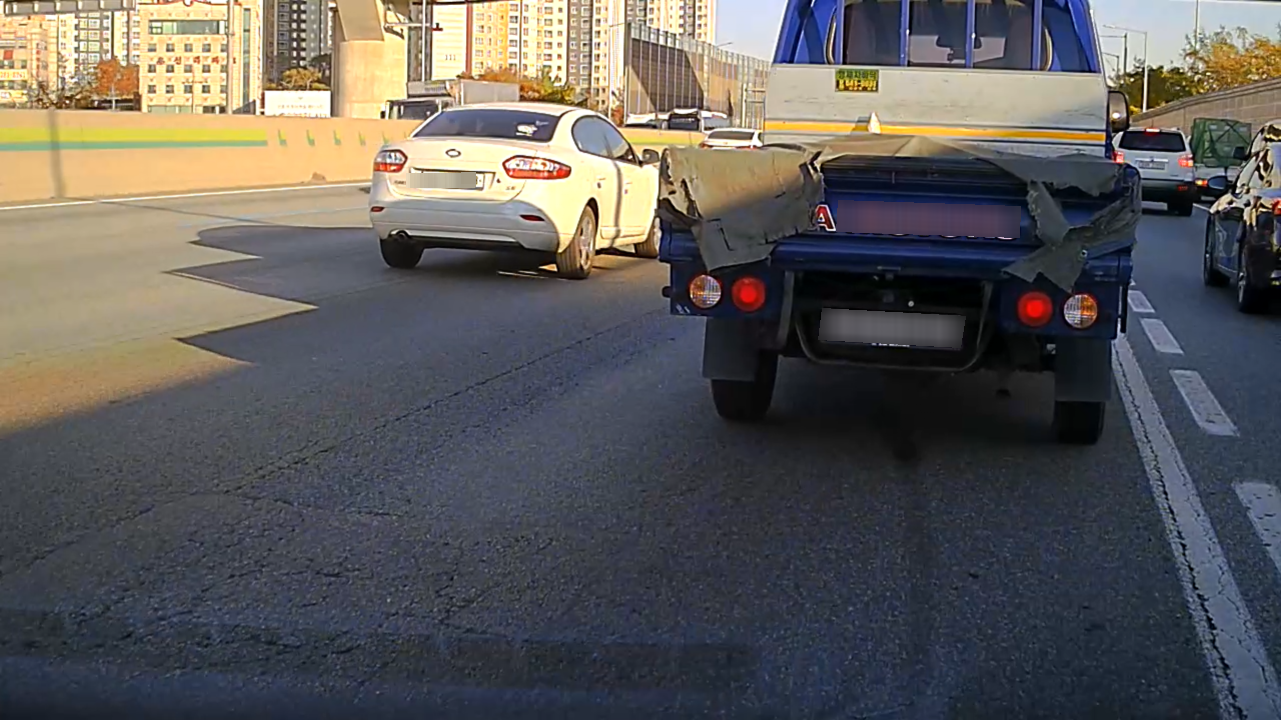
#> input picture data/imges/normal/V2F_HY_4450_20201104_082903_E_CH1_Seoul_Sun_Highway_Sunrise_08861.png, 1281 x 720 px; its folder holds only this picture in this run
$ python create_demo_video.py
#> lines starting #> are read from the running program, lines starting #| are printed output that depends on the picture
"""
현실적인 블랙박스 영상 생성 (2분 데모)

주행 시나리오:
- 빠른 정상 구간 (40초)
- 느린 정상 구간 (30초)
- 느린 포트홀 구간 (40초)
- 빠른 복귀 구간 (10초)

사용법:
    python create_demo_video.py
"""

import cv2
import numpy as np
from pathlib import Path
import random

# ============================================================================
# 설정
# ============================================================================

# 이미지 폴더 경로
BASE_DIR = Path(r"C:\Users\Dell3571\Desktop\PROJECTS\pothole-pipeline\sample_maker\data\images")

# 출력 영상 설정
OUTPUT_PATH = r"C:\Users\Dell3571\Desktop\PROJECTS\pothole-pipeline\sample_maker\demo_video.mp4"
FPS = 30
WIDTH = 1280
HEIGHT = 720

# 클래스별 색상 (BGR)
CLASS_COLORS = {
    'normal': (0, 255, 0),              # 초록 - 확실한 정상
    'uncertain_normal': (0, 255, 255),  # 노랑 - 애매 정상
    'uncertain_pothole': (0, 165, 255), # 주황 - 애매 포트홀
    'pothole': (0, 0, 255)              # 빨강 - 확실한 포트홀
}

CLASS_LABELS = {
    'normal': 'Normal (Confident)',
    'uncertain_normal': 'Normal (Uncertain)',
    'uncertain_pothole': 'Pothole (Uncertain)',
    'pothole': 'POTHOLE (Confident)'
}

# ============================================================================
# 시나리오 정의
# ============================================================================

def create_scenario():
    """
    2분 영상 시나리오 생성

    각 항목: (클래스명, 사용_이미지_개수, 프레임_per_이미지, 설명)
    """

    scenario = [
        # === 1. 빠른 정상 구간 (40초 = 1200프레임) ===
        ('normal', 280, 2, '빠른 정상 도로 주행'),
        ('pothole', 1, 2, '포트홀 스쳐감 1'),
        ('normal', 100, 2, '정상 도로'),
        ('uncertain_normal', 15, 2, '애매 정상'),
        ('normal', 80, 2, '정상 도로'),
        ('pothole', 1, 2, '포트홀 스쳐감 2'),
        ('normal', 100, 2, '정상 도로'),

        # === 2. 느린 정상 구간 (30초 = 900프레임) ===
        ('normal', 40, 6, '느린 정상 구간 진입'),
        ('uncertain_normal', 20, 5, '애매한 노면'),
        ('normal', 30, 6, '정상 유지'),

        # === 3. 느린 포트홀 구간 (40초 = 1200프레임) ===
        ('normal', 15, 5, '포트홀 구간 진입'),
        ('pothole', 1, 8, '포트홀 그룹1-1'),
        ('pothole', 1, 7, '포트홀 그룹1-2'),
        ('pothole', 1, 7, '포트홀 그룹1-3'),
        ('normal', 8, 6, '정상'),
        ('uncertain_pothole', 10, 5, '애매 포트홀들'),
        ('normal', 10, 6, '정상'),
        ('pothole', 1, 8, '포트홀 그룹2-1'),
        ('pothole', 1, 7, '포트홀 그룹2-2'),
        ('pothole', 1, 7, '포트홀 그룹2-3'),
        ('pothole', 1, 6, '포트홀 그룹2-4'),
        ('normal', 10, 6, '정상'),
        ('uncertain_normal', 10, 5, '애매 정상'),
        ('normal', 8, 6, '정상'),
        ('pothole', 1, 7, '포트홀 그룹3-1'),
        ('pothole', 1, 7, '포트홀 그룹3-2'),
        ('pothole', 1, 6, '포트홀 그룹3-3'),
        ('normal', 15, 6, '구간 빠져나옴'),

        # === 4. 빠른 복귀 구간 (10초 = 300프레임) ===
        ('normal', 150, 2, '빠른 정상 복귀'),
    ]

    return scenario


# ============================================================================
# 유틸리티 함수
# ============================================================================

def load_images_from_folder(folder_path):
    """폴더에서 이미지 경로 로드"""
    extensions = ['*.png', '*.jpg', '*.jpeg']
    images = []
    for ext in extensions:
        images.extend(list(folder_path.glob(ext)))
    return images


def resize_and_pad(image, target_width, target_height):
    """이미지를 비율 유지하며 리사이즈 후 패딩"""
    h, w = image.shape[:2]

    # 비율 계산
    scale = min(target_width / w, target_height / h)
    new_w = int(w * scale)
    new_h = int(h * scale)

    # 리사이즈
    resized = cv2.resize(image, (new_w, new_h), interpolation=cv2.INTER_AREA)

    # 검은색 배경 생성
    result = np.zeros((target_height, target_width, 3), dtype=np.uint8)

    # 중앙 배치
    y_offset = (target_height - new_h) // 2
    x_offset = (target_width - new_w) // 2
    result[y_offset:y_offset+new_h, x_offset:x_offset+new_w] = resized

    return result


def add_overlay(frame, class_name, frame_number, total_frames):
    """프레임에 오버레이 추가"""
    overlay = frame.copy()
    h, w = frame.shape[:2]

    # 상태 표시줄 배경 (상단)
    cv2.rectangle(overlay, (0, 0), (w, 100), (0, 0, 0), -1)

    # 클래스 라벨
    label = CLASS_LABELS[class_name]
    color = CLASS_COLORS[class_name]

    cv2.putText(overlay, label, (20, 50),
                cv2.FONT_HERSHEY_SIMPLEX, 1.5, color, 3)

    # 포트홀일 경우 경고 추가
    if 'pothole' in class_name:
        cv2.putText(overlay, "CAUTION!", (w - 300, 50),
                    cv2.FONT_HERSHEY_SIMPLEX, 1.2, (0, 0, 255), 3)

    # 프레임 정보 (하단)
    time_str = f"Time: {frame_number / FPS:.1f}s / {total_frames / FPS:.0f}s"
    cv2.putText(overlay, time_str, (20, h - 20),
                cv2.FONT_HERSHEY_SIMPLEX, 0.7, (255, 255, 255), 2)

    # 블렌딩
    cv2.addWeighted(overlay, 0.7, frame, 0.3, 0, frame)

    return frame


# ============================================================================
# 메인 함수
# ============================================================================

def create_demo_video():
    """데모 영상 생성"""

    print(f"\n{'='*80}")
    print(f"블랙박스 데모 영상 생성")
    print(f"{'='*80}\n")

    # 1. 이미지 로드
    print("📁 이미지 로드 중...")
    image_pools = {}
    for class_name in ['normal', 'uncertain_normal', 'uncertain_pothole', 'pothole']:
        folder = BASE_DIR / class_name
        images = load_images_from_folder(folder)
        image_pools[class_name] = images
        print(f"  {class_name}: {len(images)}장")

    # 2. 시나리오 생성
    print("\n🎬 시나리오 생성 중...")
    scenario = create_scenario()

    # 3. 프레임 시퀀스 생성
    print("🎞️  프레임 시퀀스 생성 중...")
    frame_sequence = []

    for class_name, num_images, frames_per_image, description in scenario:
        available_images = image_pools[class_name]

        if len(available_images) == 0:
            print(f"  ⚠️  {class_name} 이미지 없음, 건너뜀")
            continue

        # 랜덤 샘플링 (중복 허용 안 함)
        if num_images > len(available_images):
            num_images = len(available_images)

        selected_images = random.sample(available_images, num_images)

        # 각 이미지를 지정된 프레임 수만큼 반복
        for img_path in selected_images:
            for _ in range(frames_per_image):
                frame_sequence.append((img_path, class_name))

        print(f"  {description}: {num_images}개 × {frames_per_image}프레임 = {num_images * frames_per_image}프레임")

    total_frames = len(frame_sequence)
    duration = total_frames / FPS

    print(f"\n총 프레임: {total_frames}")
    print(f"영상 길이: {duration:.1f}초 ({duration/60:.1f}분)")

    # 4. 영상 생성
    print(f"\n🎥 영상 생성 중: {OUTPUT_PATH}\n")

    fourcc = cv2.VideoWriter_fourcc(*'mp4v')
    out = cv2.VideoWriter(OUTPUT_PATH, fourcc, FPS, (WIDTH, HEIGHT))

    for i, (img_path, class_name) in enumerate(frame_sequence):
        # 이미지 로드
        img = cv2.imread(str(img_path))
#> img is the input picture: shape (720, 1281, 3); mean B, G, R 90.3, 91.8, 94.2

        if img is None:
            print(f"  ⚠️  이미지 로드 실패: {img_path}")
            continue

        # 리사이즈 & 패딩
        frame = resize_and_pad(img, WIDTH, HEIGHT)

        # 오버레이 추가
        frame = add_overlay(frame, class_name, i, total_frames)
#> in add_overlay, `cv2.putText(overlay, time_str, (20, h - 20), cv2.FONT_HERSHEY_SIMPLEX,..`:
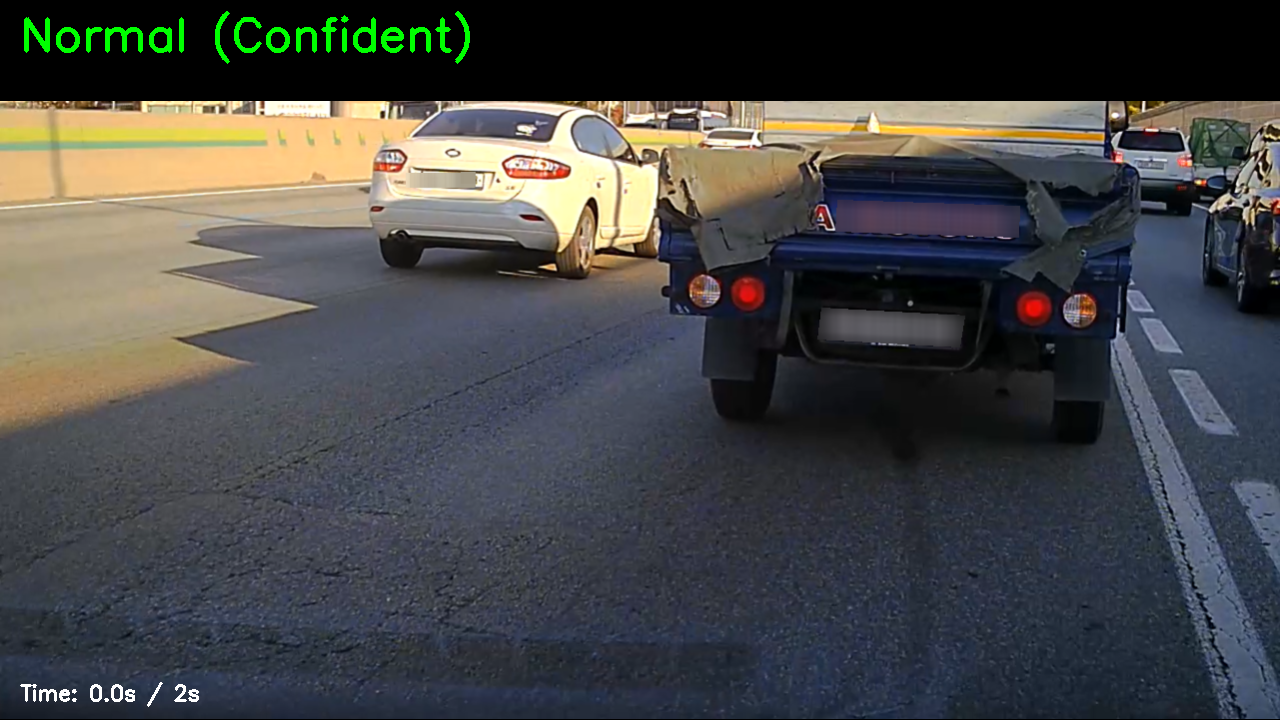
#> overlay: shape (720, 1280, 3); mean B, G, R 70.7, 70.8, 69.9
#> in add_overlay, `cv2.addWeighted(overlay, 0.7, frame, 0.3, 0, frame)`:
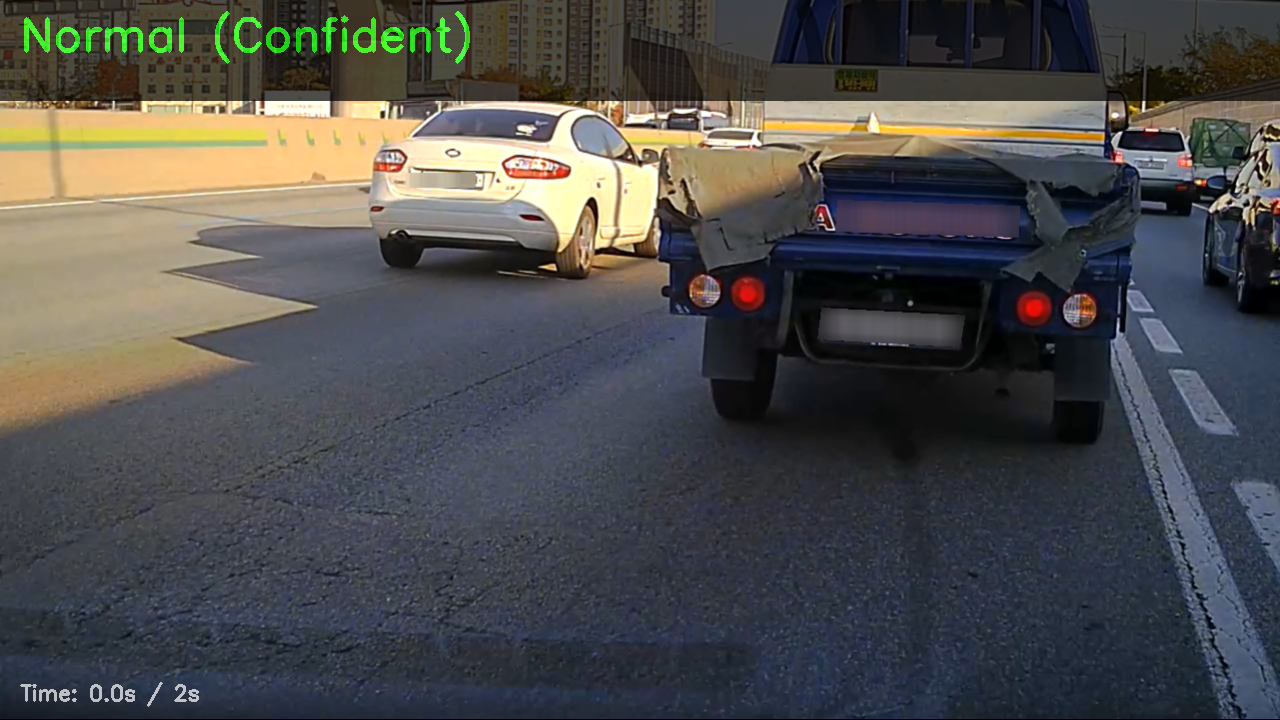
#> frame: shape (720, 1280, 3); mean B, G, R 76.6, 77, 77.2

        # 프레임 쓰기
        out.write(frame)

        # 진행상황 표시
        if (i + 1) % 100 == 0:
            progress = (i + 1) / total_frames * 100
            print(f"  진행: {i+1}/{total_frames} ({progress:.1f}%)")

    out.release()

    print(f"\n{'='*80}")
    print(f"✅ 완료!")
    print(f"{'='*80}\n")
    print(f"출력 파일: {OUTPUT_PATH}")
    print(f"해상도: {WIDTH}x{HEIGHT}")
    print(f"FPS: {FPS}")
    print(f"길이: {duration:.1f}초 ({duration/60:.1f}분)\n")


if __name__ == "__main__":
    create_demo_video()
